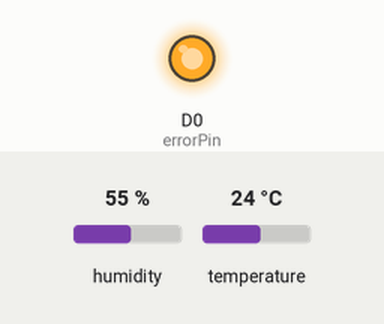
A sketch run on a simulated ESP8266 (NodeMCU). Parts: output pins drawn as LEDs (lit = HIGH). The test bench sets the inputs (shaded band); at power-on: humidity 55 %, temperature 24 °C. WiFi joins after 1.5 s; servers stay silent unless stated; a WiFi scan finds three made-up networks; uploads are accepted with an empty reply; what the sketch prints to the serial monitor is not drawn.

Above: at 0.1 s.
At 1.5 s:
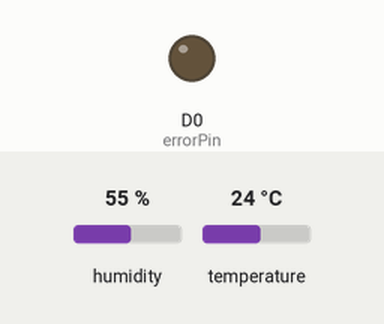
Timing chart, 0 to 3.0 s (numbered marks = the images above):
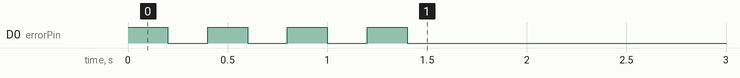

The sketch:

xxx2_Bibox_IoT_Ubidots_dht11.ino
```cpp
#include <DHT.h>
#include <ESP8266WiFi.h>
#define errorPin 16
#define DHTPIN D2
#define DHTTYPE DHT11
DHT dht(DHTPIN, DHTTYPE);
const int sleep_time = 20;
WiFiClient client;

String variable_id1 = "5875a4a17625427ff2864af0";
String variable_id2 = "5875a4b17625427fec83c60e";
String token = "pbLXUzyurgqxQEDTdfwMVyTrNLRYsi";

const char* ssid = "INTERNET RUMAH";
const char* password = "0271783051";

void ubiSave_value(String, String);

void setup()
{
  pinMode(errorPin, OUTPUT);
  for (int i=0;i<4; i++)
  {
    digitalWrite(errorPin ,HIGH);
    delay(200);
    digitalWrite(errorPin ,LOW);
    delay(200);
  }
  Serial.begin(115200);
  dht.begin();
  delay(10);

  Serial.println();
  Serial.println();
  Serial.print("Connecting to ");
  Serial.println(ssid);

  int n = WiFi.scanNetworks();
  Serial.println("scan done");
  if (n == 0)
  {
    Serial.println("no networks found");
    Serial.println("Going into sleep");
// ESP.deepSleep(sleep_time * 1000000);
  }

  WiFi.begin(ssid, password);
  while (WiFi.status() != WL_CONNECTED)
  {
    delay(500);
    Serial.print(".");
  }

  Serial.println("");
  Serial.println("Wi-Fi connected");
}

void loop()
{
  float temp = dht.readTemperature(false);
  float hum = dht.readHumidity();

  ubiSave_value(String(variable_id1), String(temp));
  ubiSave_value(String(variable_id2), String(hum));

  Serial.println("Ubidots data");
  Serial.println("temperature: "+String(temp));
  Serial.println("humidity: "+String(hum));
  Serial.println(" Going to Sleep for a while !" );
  delay(sleep_time*1000);
}

void ubiSave_value(String variable_id, String value)
{
  String var = "{\"value\": " + value +"}"; // We'll pass the data in JSON format
  String length = String(var.length());

  if (client.connect("things.ubidots.com", 80))
  {
    Serial.println("Connected to Ubidots...");
    delay(100);

    client.println("POST /api/v1.6/variables/"+variable_id+"/values HTTP/1.1");
    Serial.println("POST /api/v1.6/variables/"+variable_id+"/values HTTP/1.1");
    client.println("Content-Type: application/json");
    Serial.println("Content-Type: application/json");
    client.println("Content-Length: "+ length);
    Serial.println("Content-Length: "+ length);
    client.println("X-Auth-Token: "+ token);
    Serial.println("X-Auth-Token: "+ token);
    client.println("Host: things.ubidots.com\n");
    Serial.println("Host: things.ubidots.com\n");
    client.print(var);
    Serial.print(var+"\n");
  }
  else
  {
    Serial.println("Ubidots connection failed...");
  }

  while (client.available())
  {
    char c = client.read();
    Serial.print(c);
  }

  if (client.connected())
  {
    Serial.println("Disconnecting from Ubidots...");
    client.stop();
  }
}
```
